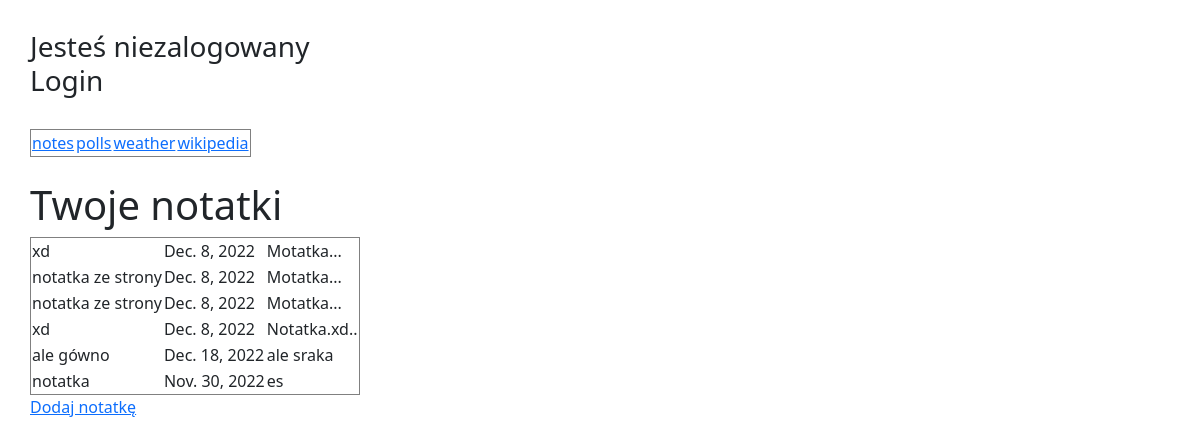
The app's page /notes/ with its own data.
### notes/models.py (models this page shows, shortened)
class Note(models.Model):
    title = models.CharField(max_length=100)
    date = models.DateField()
    content = models.TextField(default='Notatka...')

### notes/views.py (the view)
# urls.py: path('notes/', home_view),
def home_view(request):
    note = Note.objects.all()
    context = {
        'all': note
    }
    return render(request, "notes/notes.html", context)

### notes/templates/notes/notes.html
{% extends 'notes/index.html' %}
{%block content%}
<h1>Twoje notatki</h1>
<table border='1'>
{% for x in all %}
    <tr>
      <td>{{ x.title }}</td>
      <td>{{ x.date }}</td>
      <td>{{ x.content }}</td>
    </tr>
  {% endfor %}
</table>
<a href="./newnote"> Dodaj notatkę</a>
{%endblock%}

### notes/templates/notes/index.html (shortened to what this page needs)
{% extends 'index.html' %}

### templates/index.html (shortened to what this page needs)
<!DOCTYPE html>
<html lang="pl">
<head>
    {% load bootstrap5 %}
    {% bootstrap_css %}
</head>
<body style="margin:2.5%;">
{% include 'logincheck.html' %}
<br>
{% include 'menu.html' %}
<br>
{% block content %}
{% endblock %}
</body>
</html>

### templates/logincheck.html
{%if request.user.is_authenticated %}
Witaj {{request.user}}<br>
<a class="nav-link" href="../login/signout">Logout</a>
{%else%}
<h3>Jesteś niezalogowany<a class="nav-link" href="../login/">Login</a></h3>
{%endif%}

### templates/menu.html
<table border='1'>
    <tr>
        <td>
            <a href="../notes">notes</a>
        </td>
        <td>
            <a href="../polls">polls</a>
        </td>
        <td>
            <a href="../weather">weather</a>
        </td>
        <td>
            <a href="../wiki">wikipedia</a>
        </td>
    </tr>
</table>

### records on screen
Note: title "xd", date "Dec. 8, 2022", content "Motatka..."
Note: title "notatka ze strony", date "Dec. 8, 2022", content "Motatka..."
Note: title "notatka ze strony", date "Dec. 8, 2022", content "Motatka..."
Note: title "xd", date "Dec. 8, 2022", content "Notatka.xd.."
Note: title "ale gówno", date "Dec. 18, 2022", content "ale sraka"
Note: title "notatka", date "Nov. 30, 2022", content "es"
